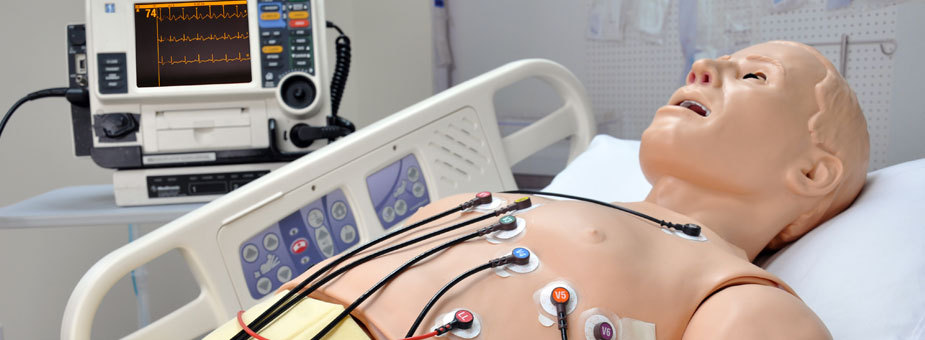
#> input picture images/12lead.jpg, 925 x 340 px; its folder holds only this picture in this run
$ python -i automold.py   (imports and definitions only)
#> lines starting #> are read from the running program, lines starting #| are printed output that depends on the picture
#> further down, picture is the input picture: shape (340, 925, 3); mean B, G, R 154.3, 159.4, 170.2
# Contains shadow augmentation functions.
# Not our code - source: https://github.com/UjjwalSaxena/Automold--Road-Augmentation-Library

# import glob
import cv2 as cv2
import numpy as np
# import matplotlib.pyplot as plt
import random
import math


###################### HLS #############################

# [128 lines left out: functions hls, hue, lightness, saturation, hsv, value and 5 more, not called in this run]

err_not_np_img= "not a numpy array or list of numpy array"
err_img_arr_empty="Image array is empty"
err_row_zero="No. of rows can't be <=0"
err_column_zero="No. of columns can't be <=0"
err_invalid_size="Not a valid size tuple (x,y)"
err_caption_array_count="Caption array length doesn't matches the image array length"

def is_numpy_array(x):

    return isinstance(x, np.ndarray)
def is_tuple(x):
    return type(x) is tuple
def is_list(x):
    return type(x) is list
def is_numeric(x):
    return type(x) is int
# [5 lines left out: function is_numeric_list_or_tuple, not called in this run]

err_brightness_coeff="brightness coeff can only be between 0.0 to 1.0"
err_darkness_coeff="darkness coeff can only be between 0.0 to 1.0"

# [82 lines left out: functions change_light, verify_image, brighten, darken, random_brightness, not called in this run]

err_shadow_count="only 1-10 shadows can be introduced in an image"
err_invalid_rectangular_roi="Rectangular ROI dimensions are not valid"
err_shadow_dimension="polygons with dim<3 dont exist and >10 take time to plot"

# [63 lines left out: functions generate_shadow_coordinates, shadow_process, add_shadow, not called in this run]

err_snow_coeff="Snow coeff can only be between 0 and 1"
# [32 lines left out: functions snow_process, add_snow, not called in this run]

err_rain_slant="Numeric value between -20 and 20 is allowed"
err_rain_width="Width value between 1 and 5 is allowed"
err_rain_length="Length value between 0 and 100 is allowed"
# [65 lines left out: functions generate_random_lines, rain_process, add_rain, not called in this run]

err_fog_coeff="Fog coeff can only be between 0 and 1"
# [130 lines left out: functions add_blur, generate_random_blur_coordinates, add_fog, generate_gravel_patch, gravel_process, add_gravel, not called in this run]

err_flare_circle_count="Numeric value between 0 and 20 is allowed"
# [75 lines left out: functions flare_source, add_sun_flare_line, add_sun_process, add_sun_flare, not called in this run]

err_speed_coeff="Speed coeff can only be between 0 and 1"
# [143 lines left out: functions apply_motion_blur, add_speed, autumn_process, add_autumn, fliph, flipv and 2 more, not called in this run]

err_invalid_center_manhole="center should be in the format (x,y)"
err_invalid_height_width_manhole="height and width should be positive integers."
# [40 lines left out: function add_manhole, not called in this run]

def exposure_process(image):
    image= np.copy(image)
    img_yuv = cv2.cvtColor(image, cv2.COLOR_BGR2YUV)
#> img_yuv: shape (340, 925, 3); mean of channels 0, 1, 2 162.1, 124.2, 135.2
    clahe = cv2.createCLAHE(clipLimit=2.0, tileGridSize=(4,4))
    ones= np.ones(img_yuv[:,:,0].shape)
    ones[img_yuv[:,:,0]>150]= 0.85
    img_yuv[:,:,0]= img_yuv[:,:,0]*ones
#> img_yuv: shape (340, 925, 3); mean of channels 0, 1, 2 141.3, 124.2, 135.2

    img_yuv[:,:,0] = clahe.apply(img_yuv[:,:,0])
#> img_yuv: shape (340, 925, 3); mean of channels 0, 1, 2 137.8, 124.2, 135.2
    img_yuv[:,:,0] = cv2.equalizeHist(img_yuv[:,:,0])
#> img_yuv: shape (340, 925, 3); mean of channels 0, 1, 2 128.3, 124.2, 135.2
    img_yuv[:,:,0] = clahe.apply(img_yuv[:,:,0])
#> img_yuv: shape (340, 925, 3); mean of channels 0, 1, 2 128.5, 124.2, 135.2

    image_res = cv2.cvtColor(img_yuv, cv2.COLOR_YUV2BGR)
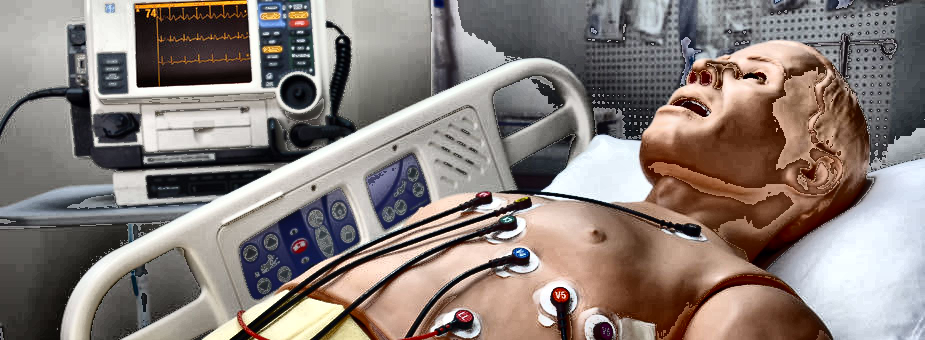
#> image_res: shape (340, 925, 3); mean B, G, R 121, 125.9, 136.6
    image_res= cv2.fastNlMeansDenoisingColored(image_res,None,3,3,7,21)
    return image_res

# [10 lines left out: function correct_exposure, not called in this run]

err_aug_type='wrong augmentation function is defined'
err_aug_list_type='aug_types should be a list of string function names'
err_aug_volume='volume type can only be "same" or "expand"'
# [40 lines left out: function augment_random, not called in this run]

>>> import cv2
>>> picture = cv2.imread('images/12lead.jpg')
>>> result = exposure_process(picture)
